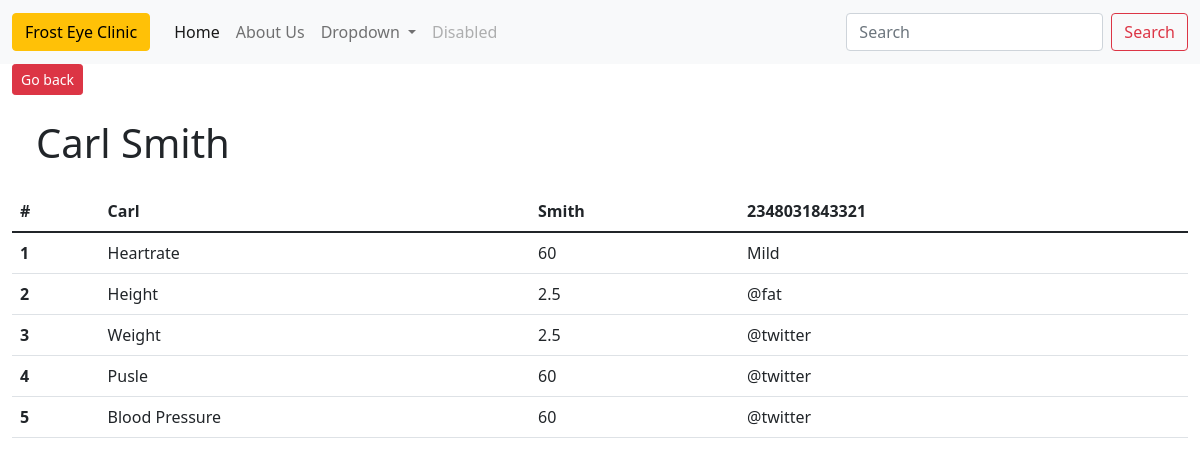
The app's page /office_app/patient_detail/1/ with its own data.
### office_app/models.py (models this page shows, shortened)
class Vitals(models.Model):
    patient = models.ForeignKey(Patient, on_delete=models.CASCADE, null=True, blank=True, related_name='patient_vitals')
    heartrate = models.IntegerField(default=60)
    height = models.DecimalField(default=2.5, max_digits=5, decimal_places=1)
    weight = models.DecimalField(default=2.5, max_digits=5, decimal_places=1)
    blood_pressure = models.IntegerField(default=60, validators=[MinValueValidator(1), MaxValueValidator(200)])
    pulse = models.IntegerField(default=60, validators=[MinValueValidator(1), MaxValueValidator(200)])

class Patient(models.Model):
    FEMALE = 'F'
    MALE = 'M'
    GENDER_CHOICES = [
        ('Female', 'Female'),
        ('Male', 'Male')
    ]
    first_name = models.CharField(max_length=25)
    last_name = models.CharField(max_length=25)
    age = models.IntegerField(default=1)
    email = models.EmailField(null=True, blank=True)
    phone_number = models.IntegerField(default=1)
    timestamp = models.DateTimeField(auto_now_add=True, null=True)
    gender = models.CharField(max_length=10, choices=GENDER_CHOICES, null=True)
    profile_img = models.ImageField(upload_to ='uploads/% Y/% m/% d/', null=True, blank=True)
    is_active = models.BooleanField(default=True)
    @property
    def full_name(self):
        return f'{self.first_name} {self.last_name}'

### office_app/views.py (the view)
# urls.py: path('patient_detail/<int:patient_id>/', views.patient_vitals, name='patient_detail'),
def patient_vitals(request, patient_id):
    try:
        patient_vitals = Vitals.objects.get(patient_id=patient_id)
        context = {'patient_vitals': patient_vitals}
        return render(request, 'office_app/patient_detail.html', context)
    except ObjectDoesNotExist:
        patient = Patient.objects.get(pk=patient_id)
        context = {'patient': patient}
        return render(request, 'office_app/no_detail.html', context)

### office_app/templates/office_app/patient_detail.html
{% extends 'base.html' %}
{% block content %}
      <div>
        <a href="{% url 'office_app:list_patients' %}">
          <button class="btn btn-danger btn-sm">
            Go back
        </button>
        </a>
        <h1 class="m-4">{{ patient_vitals.patient.full_name }}</h1>
      </div>
        <table class="table">
            <thead>
              <tr>
                <th scope="col">#</th>
                <th scope="col">{{ patient_vitals.patient.first_name }}</th>
                <th scope="col">{{ patient_vitals.patient.last_name }}</th>
                <th scope="col">{{ patient_vitals.patient.phone_number }}</th>
              </tr>
            </thead>
            <tbody>
              <tr>
                <th scope="row">1</th>
                <td>Heartrate</td>
                <td>{{ patient_vitals.heartrate }}</td>
                <td>Mild</td>
              </tr>
              <tr>
                <th scope="row">2</th>
                <td>Height</td>
                <td>{{ patient_vitals.height }}</td>
                <td>@fat</td>
              </tr>
              <tr>
                <th scope="row">3</th>
                <td>Weight</td>
                <td>{{ patient_vitals.weight }}</td>
                <td>@twitter</td>
              </tr>
              <tr>
                <th scope="row">4</th>
                <td>Pusle</td>
                <td>{{ patient_vitals.pulse }}</td>
                <td>@twitter</td>
              </tr>
              <tr>
                <th scope="row">5</th>
                <td>Blood Pressure</td>
                <td>{{ patient_vitals.blood_pressure }}</td>
                <td>@twitter</td>
              </tr>
            </tbody>
          </table>
{% endblock %}

### office_app/templates/base.html (style rules this page uses)
a { text-decoration: none; }

### records on screen
Vitals: patient.full_name "Carl Smith", patient.first_name "Carl", patient.last_name "Smith", patient.phone_number "2348031843321", heartrate "60", height "2.5", weight "2.5", pulse "60", blood_pressure "60"
